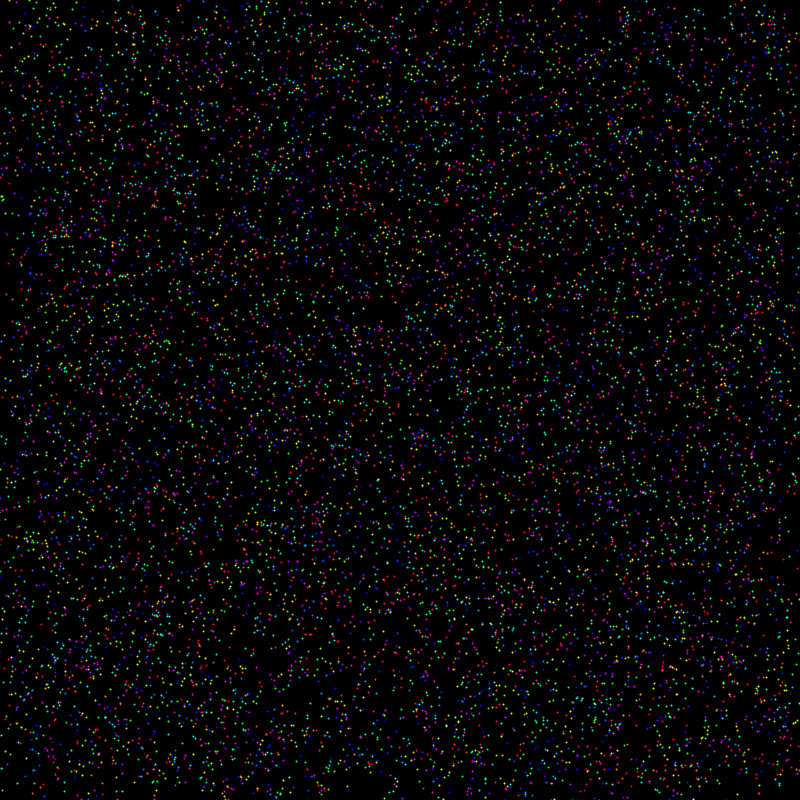
Frame 1 (no input)
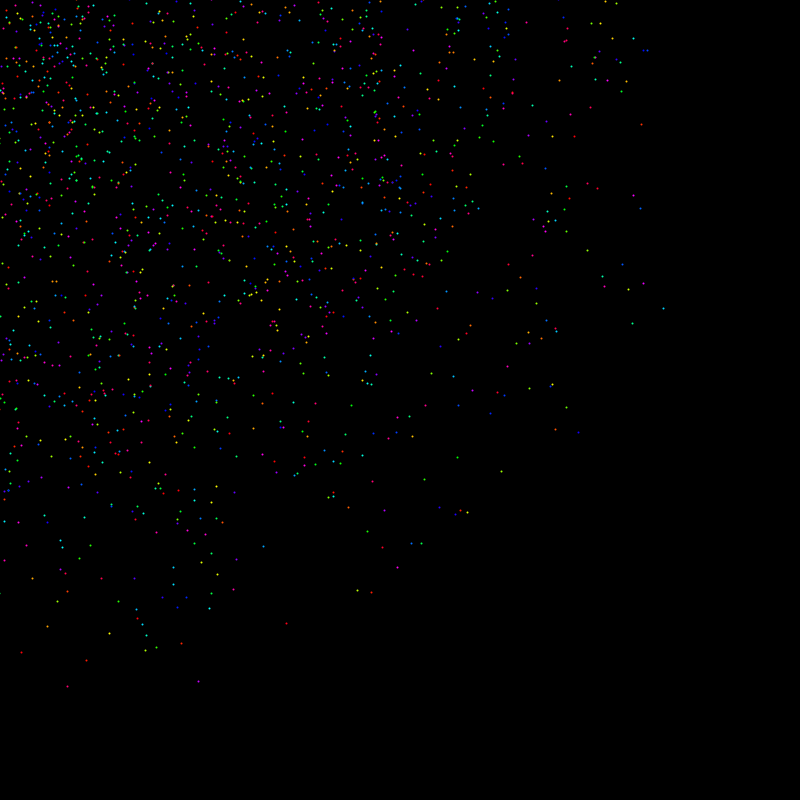
Frame 60 (the mouse pressed at the canvas centre just before this capture)
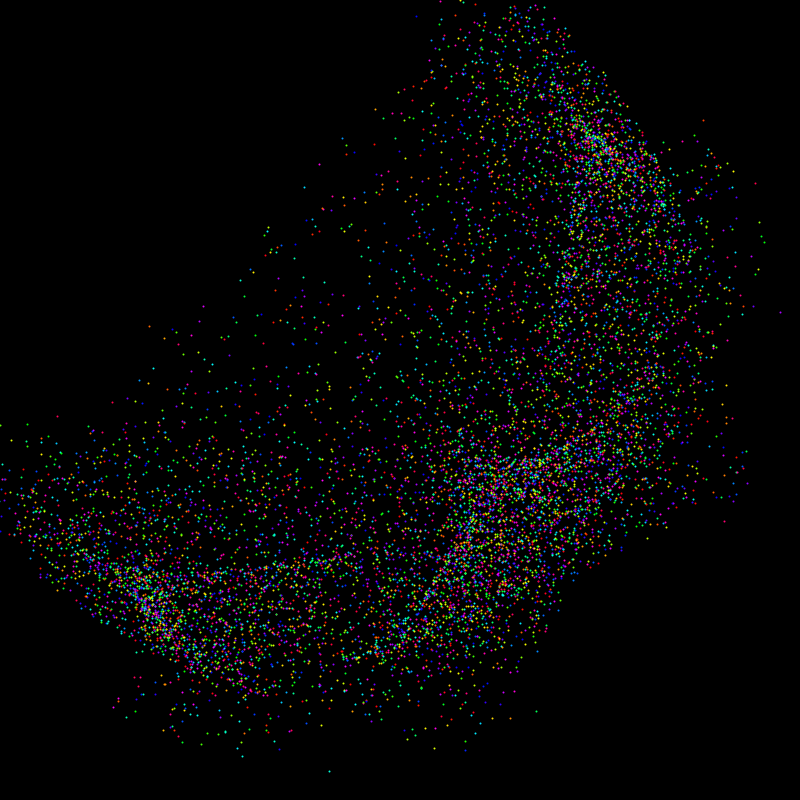
Frame 120 (the mouse held since frame 60 and released just before this capture)

The Processing sketch that drew these frames (run headless with seeded random() and noise(); from frame 60 on, the mouse is pressed at the canvas centre):

// Processing sketch: gravity
// ── gravity.pde
int popsize = 10000;
Particle[] particles;
void setup(){
  size(800,800);
  colorMode(HSB);
  particles = new Particle[popsize];
  for(int i = 0; i < popsize; i++){
    particles[i] = new Particle();
  }
  strokeWeight(2);
}

void draw(){
  background(0);
  for(Particle particle: particles){
    particle.update();
    particle.show();
  }
}

// ── Particle.pde
float g = 1;
float maxVel = 20;

class Particle{
  PVector position, velocity, acceleration;
  color c;
  
  Particle(){
    position = new PVector(random(width), random(height)); // rand pos
    velocity = PVector.fromAngle(random(TWO_PI)).mult(maxVel); // rand vel
    acceleration = new PVector(0, 0); // no acc
    c = color(random(255), 255, 255); // rand color
  }
  
  PVector calcForce(PVector target){
    PVector disp = PVector.sub(target, position);
    PVector force = disp.copy().setMag(g);
    return force;
  }
  
  void pullTo(){
    PVector mouse;
    mouse = new PVector(mouseX, mouseY);
    acceleration = calcForce(mouse);
    // set acceleration towards mouse and set the magnitude to g
  }
  
  void update(){
    velocity.limit(maxVel);
    pullTo();
    position.add(velocity);
    velocity.add(acceleration);
    velocity.limit(maxVel);
    // pull to mouse
    // add velocity to position
    // add acceleration to velocity
    // limit velocity
  }
  
  void checkBounds(){
    position.x = constrain(position.x, 0, width);
    position.y = constrain(position.y, 0, height);
  }
  
  void show(){
    stroke(c);
    point(position.x, position.y);
  }
}
